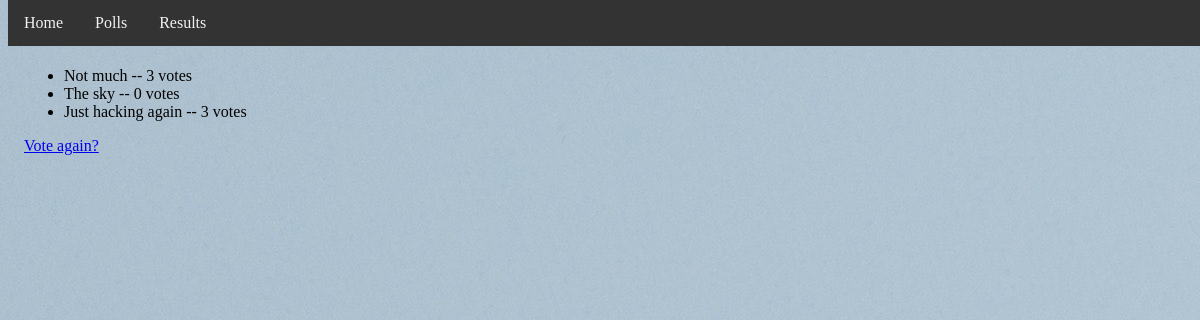
Page /polls/1/results/ on the committed database.
### polls/models.py (models this page shows, shortened)
class Choice(models.Model):
    question = models.ForeignKey(Question, on_delete=models.CASCADE)
    choice_text = models.CharField(max_length=200)
    votes = models.IntegerField(default=0)

### polls/views.py (the view)
# urls.py: path('<int:pk>/results/', views.ResultsView.as_view(), name='results'),
class ResultsView(generic.DetailView):
    model = Question
    template_name = 'polls/results.html'

### polls/templates/polls/results.html (shortened to what this page needs)
<!DOCTYPE html>
{% extends './base.html' %}
{% load static %}
{% block content %}
<ul>
  {% for choice in question.choice_set.all %}
  <li>
    {{ choice.choice_text }} -- {{ choice.votes }} vote{{ choice.votes|pluralize }}
  </li>
  {% endfor %}
</ul>
<a href="{% url 'polls:detail' question.id %}">Vote again?</a>
{% endblock %}

### polls/static/polls/style.css (style rules this page uses)
body { background: white url("images/background.gif") }

### rows in the picture
Choice: choice_text "Not much", votes "3"
Choice: choice_text "The sky", votes "0"
Choice: choice_text "Just hacking again", votes "3"
